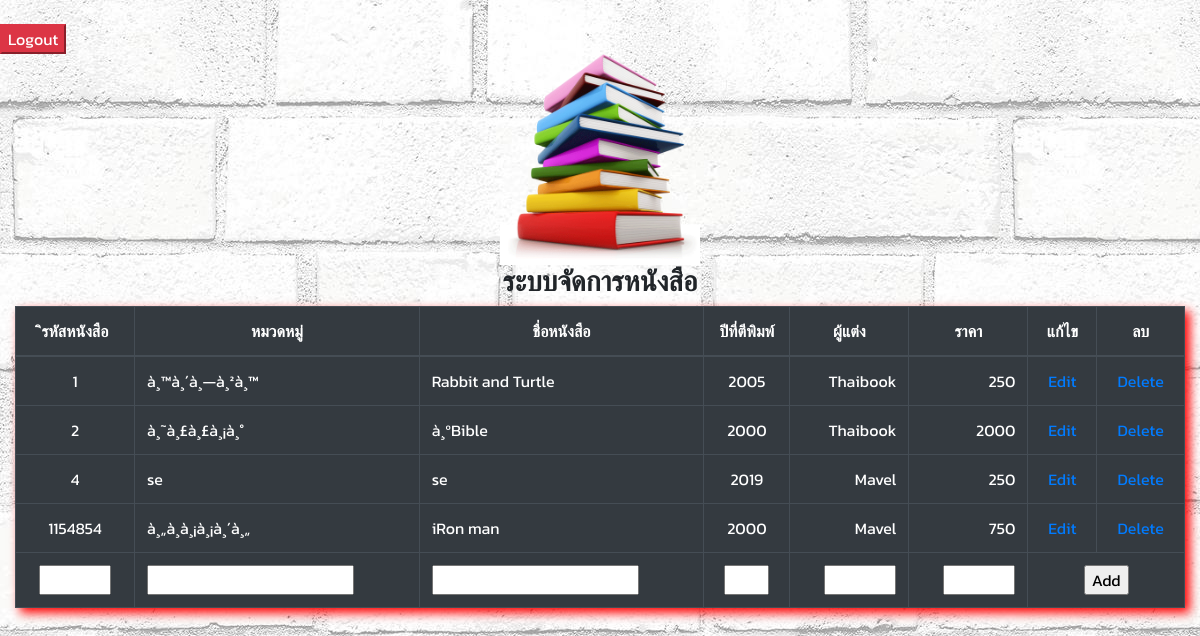
The app's page /604259009/manage.php with its own data.
### tables this page shows
CREATE TABLE `customer` (
  `CustomerID` int(9) DEFAULT NULL,
  `Name` varchar(100) DEFAULT NULL,
  `Tel` varchar(100) DEFAULT NULL,
  `List` varchar(100) DEFAULT NULL,
  `Price` varchar(50) DEFAULT NULL,
  `Total` float DEFAULT NULL
);

### 604259009/manage.php (the view, shortened to what this page needs)
<html>
<head>
<link rel="stylesheet" href="https://stackpath.bootstrapcdn.com/bootstrap/4.3.1/css/bootstrap.min.css">
</head>
<body>
<div class="container-fluid">
<div class="row">
<div align="right">
<button class="btn-danger"><a href="logout.php"><font color="#FFFFFF">Logout</font></a></button>
</div>
</div>
<?php
$objConnect = mysqli_connect("localhost","root","03112541") or die("Error To Conect DTB");
$strSQL = "SELECT * FROM customer";
$objQuery = mysqli_query($objConnect,$strSQL) or die ("Error Query [".$strSQL."]");
?>
<form name="frmMain" method="post" action="<?php echo $_SERVER["PHP_SELF"];?>">
<div align="center">
<img width="200" src="img/book.png">
<h3><b>ระบบจัดการหนังสือ</b></h3>
<table class="table-responsive-sm table table-hover table-dark" width="100%" border="1">
 <thead class="thead-dark">
  <tr>
    <th width="20"> <div align="center">ิรหัสหนังสือ</div></th>
    <th width="50"> <div align="center">หมวดหมู่</div></th>
    <th width="20"> <div align="center">ชื่อหนังสือ</div></th>
    <th width="20"> <div align="center">ปีที่ตีพิมพ์</div></th>
    <th width="59"> <div align="center">ผู้แต่ง</div></th>
    <th width="71"> <div align="center">ราคา</div></th>
    <th width="40"> <div align="center">แก้ไข</div></th>
    <th width="30"> <div align="center">ลบ</div></th>
    </thead>
  </div>
<?php
while($objResult = mysqli_fetch_array($objQuery))
{
?>
  <?php
	if($objResult["CustomerID"] == $_GET["CusID"] and $_GET["Action"] == "Edit")
	{
  ?>
  <tr>
    <td><div align="center">
		<input type="text" name="txtEditCustomerID" size="5" value="<?php echo $objResult["CustomerID"];?>">
		<input type="hidden" name="hdnEditCustomerID" size="5" value="<?php echo $objResult["CustomerID"];?>">
	</div></td>
    <td><input type="text" name="txtEditName" size="20" value="<?php echo $objResult["Name"];?>"></td>
    <td><input type="text" name="txtEditTel" size="50" value="<?php echo $objResult["Tel"];?>"></td>
    <td><div align="center"><input type="text" name="txtEditList" size="2" value="<?php echo $objResult["List"];?>"></div></td>
    <td align="right"><input type="text" name="txtEditPrice" size="5" value="<?php echo $objResult["Price"];?>"></td>
    <td align="right"><input type="text" name="txtEditTotal" size="5" value="<?php echo $objResult["Total"];?>"></td>
    <td colspan="2" align="right"><div align="center">
      <input name="btnAdd" type="button" id="btnUpdate" value="Update" OnClick="frmMain.hdnCmd.value='Update';frmMain.submit();">
	  <input name="btnAdd" type="button" id="btnCancel" value="Cancel" OnClick="window.location='<?php echo $_SERVER["PHP_SELF"];?>';">
    </div></td>
  </tr>
  <?php
	}
  else
	{
  ?>
  <tr>
    <td><div align="center"><?php echo $objResult["CustomerID"];?></div></td>
    <td><?php echo $objResult["Name"];?></td>
    <td><?php echo $objResult["Tel"];?></td>
    <td><div align="center"><?php echo $objResult["List"];?></div></td>
    <td align="right"><?php echo $objResult["Price"];?></td>
    <td align="right"><?php echo $objResult["Total"];?></td>
    <td align="center"><a href="<?php echo $_SERVER["PHP_SELF"];?>?Action=Edit&CusID=<?php echo $objResult["CustomerID"];?>">Edit</a></td>
	<td align="center"><a href="JavaScript:if(confirm('ลบรายการนี้ใช่หรือไม่?')==true){window.location='<?php echo $_SERVER["PHP_SELF"];?>?Action=Del&CusID=<?php echo $objResult["CustomerID"];?>';}">Delete</a></td>
  </tr>
  <?php
	}
  ?>
<?php
}
?>
  <tr>
    <td><div align="center"><input type="text" name="txtAddCustomerID" size="5"></div></td>
    <td><input type="text" name="txtAddName" size="20"></td>
    <td><input type="text" name="txtAddTel" size="20"></td>
    <td><div align="center"><input type="text" name="txtAddList" size="2"></div></td>
    <td align="right"><input type="text" name="txtAddPrice" size="5"></td>
    <td align="right"><input type="text" name="txtAddTotal" size="5"></td>
    <td colspan="2" align="right"><div align="center">
      <input name="btnAdd" type="button" id="btnAdd" value="Add" OnClick="frmMain.hdnCmd.value='Add';frmMain.submit();">
    </div></td>
  </tr>
</form>
</div>
</body>
</html>

### 604259009/manage.php (style rules this page uses)
body { background-image:url(img/bg.jpg); background-repeat:; font-family: 'Kanit', sans-serif; }
table { box-shadow: 5px 5px 10px #F00; }

### records on screen
customer: CustomerID "1", Name "à¸™à¸´à¸—à¸²à¸™", Tel "Rabbit and Turtle", List "2005", Price "Thaibook", Total "250"
customer: CustomerID "2", Name "à¸˜à¸£à¸£à¸¡à¸°", Tel "à¸ºBible", List "2000", Price "Thaibook", Total "2000"
customer: CustomerID "4", Name "se", Tel "se", List "2019", Price "Mavel", Total "250"
customer: CustomerID "1154854", Name "à¸„à¸­à¸¡à¸¡à¸´à¸„", Tel "iRon man", List "2000", Price "Mavel", Total "750"
